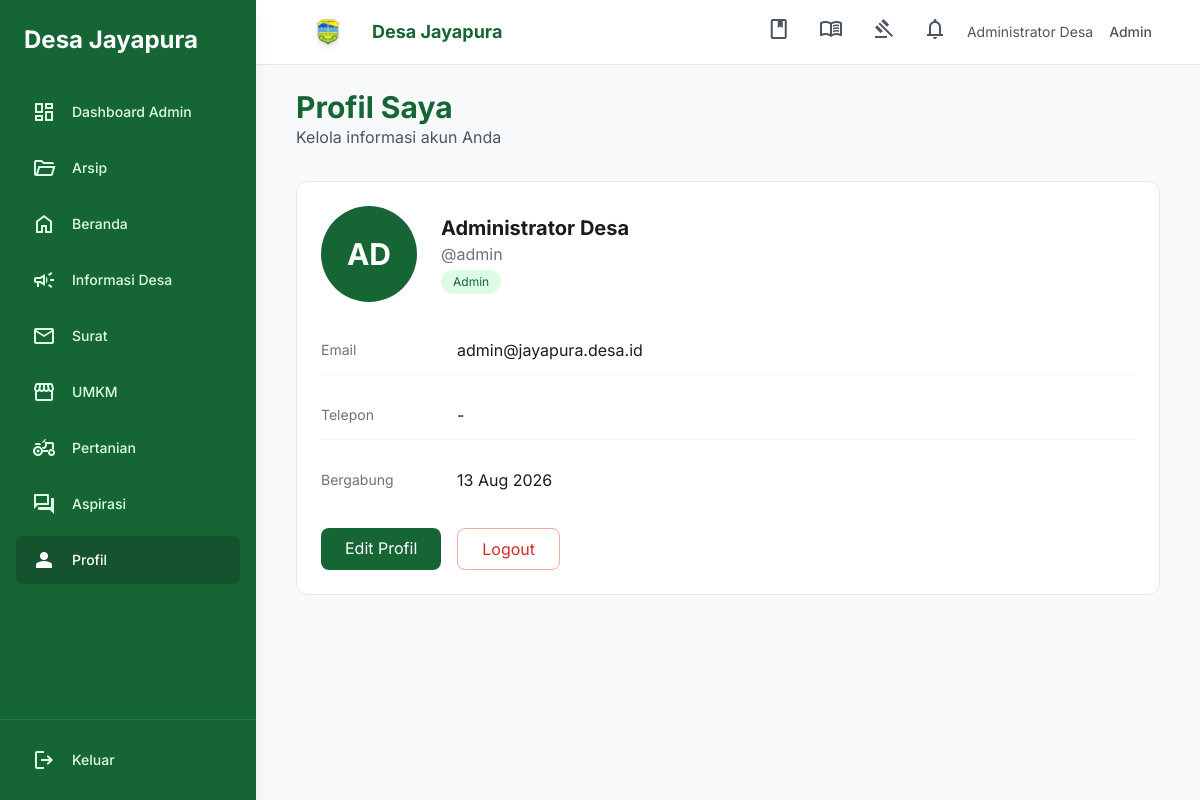
The page /profil.php (signed in) on the database its author committed.
### tables this page shows
CREATE TABLE users (
    id INT PRIMARY KEY AUTO_INCREMENT,
    username VARCHAR(50) UNIQUE NOT NULL,
    password VARCHAR(255) NOT NULL,
    full_name VARCHAR(100) NOT NULL,
    email VARCHAR(100) UNIQUE,
    phone VARCHAR(15),
    role ENUM('admin', 'warga', 'pelaku_umkm') DEFAULT 'warga',
    avatar VARCHAR(255),
    created_at TIMESTAMP DEFAULT CURRENT_TIMESTAMP,
    updated_at TIMESTAMP DEFAULT CURRENT_TIMESTAMP ON UPDATE CURRENT_TIMESTAMP
);

### profil.php (called while the page is built, shortened)
<?php
$db = (new Database())->getConnection();
$stmt = $db->prepare("SELECT * FROM users WHERE id = :id");
$stmt->execute([':id' => $_SESSION['user_id']]);
$user = $stmt->fetch();
require_once 'views/profil_view.php';

### views/profil_view.php (the view)
<?php require_once 'includes/header.php'; ?>
<section class="mb-8">
    <h2 class="text-3xl font-bold text-green-800">Profil Saya</h2>
    <p class="text-gray-600">Kelola informasi akun Anda</p>
</section>
<div class="bg-white rounded-xl border border-gray-200 p-6">
    <div class="flex items-center gap-6 mb-6">
        <?php if(!empty($user['avatar'])): ?>
            <a href="uploads/avatars/<?= htmlspecialchars($user['avatar']) ?>" target="_blank" class="block shrink-0 transition-transform hover:scale-105 hover:opacity-90">
                <img src="uploads/avatars/<?= htmlspecialchars($user['avatar']) ?>" alt="Avatar" class="w-24 h-24 rounded-full object-cover shadow-sm border border-gray-200 cursor-pointer" title="Lihat Foto Profil">
            </a>
        <?php else: ?>
            <div class="w-24 h-24 rounded-full bg-green-800 flex items-center justify-center text-white text-3xl font-bold">
                <?= strtoupper(substr($user['full_name'], 0, 2)) ?>
            </div>
        <?php endif; ?>
        <div>
            <h3 class="text-xl font-bold"><?= htmlspecialchars($user['full_name']) ?></h3>
            <p class="text-gray-500">@<?= htmlspecialchars($user['username']) ?></p>
            <span class="inline-block px-3 py-1 bg-green-100 text-green-800 text-xs rounded-full mt-1">
                <?= ucfirst($user['role']) ?>
            </span>
        </div>
    </div>
    <div class="space-y-4">
        <div class="flex flex-col sm:flex-row sm:items-center gap-2 py-3 border-b border-gray-100">
            <span class="text-sm text-gray-500 w-32">Email</span>
            <span><?= htmlspecialchars($user['email'] ?? '-') ?></span>
        </div>
        <div class="flex flex-col sm:flex-row sm:items-center gap-2 py-3 border-b border-gray-100">
            <span class="text-sm text-gray-500 w-32">Telepon</span>
            <span><?= htmlspecialchars($user['phone'] ?? '-') ?></span>
        </div>
        <div class="flex flex-col sm:flex-row sm:items-center gap-2 py-3">
            <span class="text-sm text-gray-500 w-32">Bergabung</span>
            <span><?= date('d M Y', strtotime($user['created_at'])) ?></span>
        </div>
    </div>
    <div class="mt-6 flex gap-4">
        <a href="edit_profil.php" class="px-6 py-2 bg-green-800 text-white rounded-lg hover:bg-green-700 transition">
            Edit Profil
        </a>
        <a href="logout.php" class="px-6 py-2 border border-red-300 text-red-600 rounded-lg hover:bg-red-50 transition">
            Logout
        </a>
    </div>
</div>
<?php require_once 'includes/footer.php'; ?>

### includes/header.php (style rules this page uses)
body { font-family: 'Inter', sans-serif; background: #f8f9fa; color: #191c1d; min-height: 100vh; }

### rows shown on the page
users: full_name "AD", full_name "Administrator Desa", username "admin", role "Admin", email "admin@jayapura.desa.id", phone "-", created_at "13 Aug 2026"

### other values the page prints
SITE_NAME "Desa Jayapura"
$user_name "Administrator Desa"
$item['name'] "Dashboard Admin"
$item['name'] "Arsip"
$item['name'] "Beranda"
$item['name'] "Informasi Desa"
$item['name'] "Surat"
$item['name'] "UMKM"
$item['name'] "Pertanian"
$item['name'] "Aspirasi"
$item['name'] "Profil"
